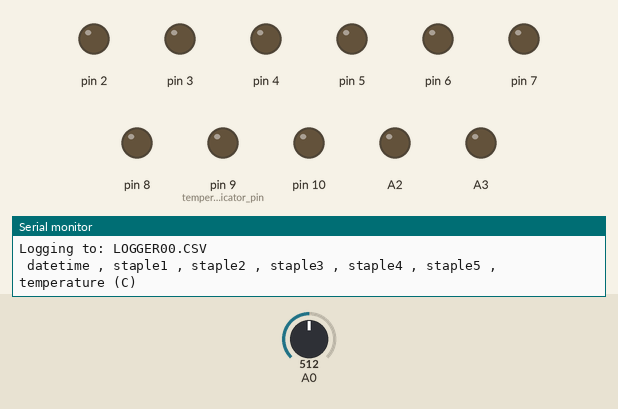
This sketch was run on a simulated Arduino Mega 2560, built with avr-gcc and run on an emulated ATmega2560. On the bench: output pins drawn as LEDs (lit = HIGH), the last lines printed to the serial monitor. The inputs (shaded band) are chosen by the test bench; at power-on: A0 = 512. The local clock reads 2024-03-15 10:24:30 at power-on unless the sketch sets it; storage starts empty; pins used as bus, display or sensor lines are not drawn.

Above: at 0.1 s.
At 30.15 s:
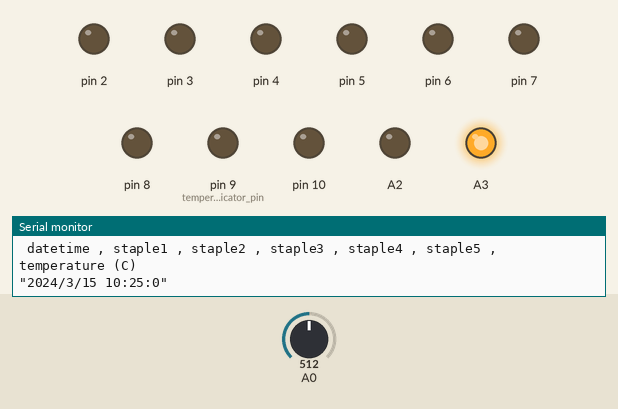
At 30.75 s:
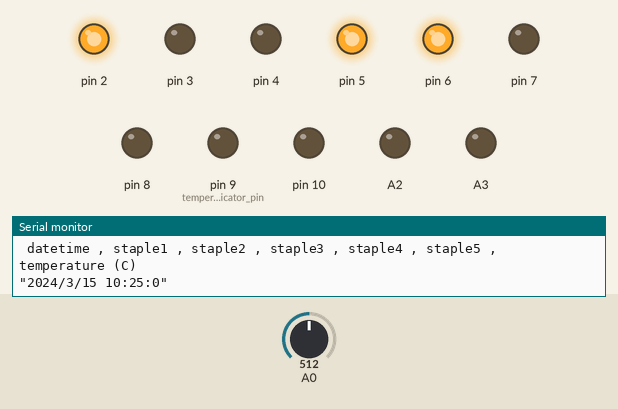
At 31.5 s:
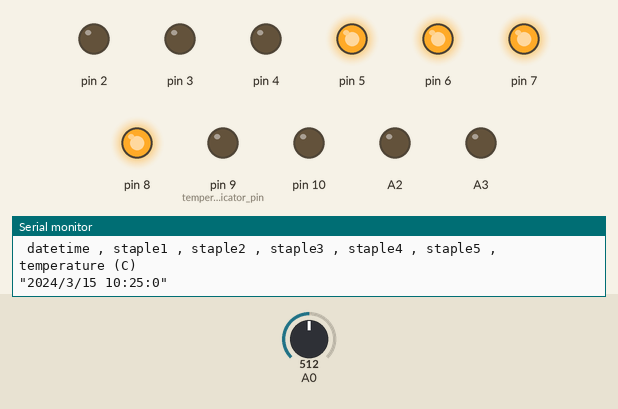
Timing chart, 0 to 33.0 s (numbered marks = the images above):
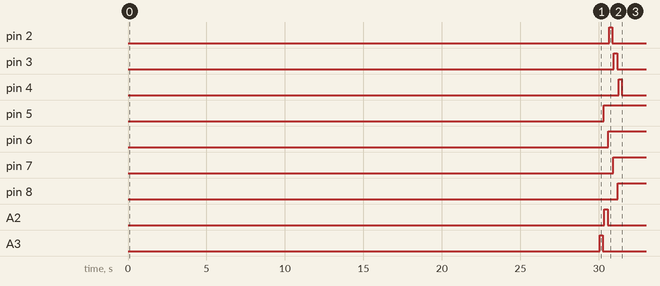

Measured:
- by itself, pin 2: LOW → HIGH at 30.7 s, → LOW 0.20 s later
- by itself, pin 3: LOW → HIGH at 31.0 s, → LOW 0.20 s later
- by itself, pin 4: LOW → HIGH at 31.3 s, → LOW 0.20 s later
- by itself, pin 5: LOW → HIGH at 30.3 s
- by itself, pin 6: LOW → HIGH at 30.6 s
- by itself, pin 7: LOW → HIGH at 30.9 s
- by itself, pin 8: LOW → HIGH at 31.2 s
- by itself, A2: LOW → HIGH at 30.4 s, → LOW 0.20 s later

The sketch:

CorrosionMonitoring3.ino
```cpp
#include <SD.h>
#include <Wire.h>
#include "RTClib.h"
#include "staple.h"

// A simple data logger for the Arduino analog pins

#define LOG_INTERVAL  30000 // mills between entries (reduce to take more/faster data)
double tempLimit = 5.0; //below this temperature the indicator light comes on

#define SYNC_INTERVAL LOG_INTERVAL // mills between calls to flush() - to write data to the card
uint32_t syncTime = 0; // time of last sync()

#define ECHO_TO_SERIAL   1 // echo data to serial port
#define WAIT_TO_START    0 // Wait for serial input in setup()

RTC_DS1307 RTC; // define the Real Time Clock object

// for the data logging shield, we use digital pin 10 for the SD cs line
const int chipSelect = 10;

// the logging file
File logfile;

void error(char *str)
{
#if ECHO_TO_SERIAL
  Serial.print("error: ");
  Serial.println(str);
#endif

  while(1);
}

  staple staple1(A3,A3,A0,A1,5,1022);
  staple staple2(A2,A2,A0,A1,6,1022);
  staple staple3(2,2,A0,A1,7,1022);
  staple staple4(3,3,A0,A1,8,1022);
  staple staple5(4,4,A0);

int blinkNum = 20;
void blinki()
{
delay(100);
}

void blinki(bool switchi)
{
    delay(200);
}

//temperature measurement
double measureTemp(double limit)
{
  blinki(true);
  double temp = ((analogRead(A0)*4.9)-500)/10;
  blinki(true);
  if (temp < limit)
    digitalWrite(9, HIGH);
  else
    digitalWrite(9, LOW);

  return temp;
}

int loopnum = 10;

void initialize(int loopnumm)
{
  delay(100);
}

void setup(void)
{
#if ECHO_TO_SERIAL
  Serial.begin(9600);
  Serial.println();
#endif

#if ECHO_TO_SERIAL
#if WAIT_TO_START
  Serial.println("Type any character to start");
  while (!Serial.available());
#endif //WAIT_TO_START
#endif
  // initialize the SD card
#if ECHO_TO_SERIAL
  Serial.print("Initializing SD card...");
#endif
  // make sure that the default chip select pin is set to
  // output, even if you don't use it:
  pinMode(10, OUTPUT);
  pinMode(A1,INPUT); //temperature input pin (analog 1)
pinMode(9,OUTPUT); //temperature indicator pin (digital 9)

  // see if the card is present and can be initialized:
  if (!SD.begin(chipSelect)) {
    error("Card failed, or not present");
  }
#if ECHO_TO_SERIAL
  Serial.println("card initialized.");
#endif

  // create a new file
  char filename[] = "LOGGER00.CSV";
  for (uint8_t i = 0; i < 100; i++) {
    filename[6] = i/10 + '0';
    filename[7] = i%10 + '0';
    if (! SD.exists(filename)) {
      // only open a new file if it doesn't exist
      logfile = SD.open(filename, FILE_WRITE);
      break;  // leave the loop!
    }
  }

  if (! logfile) {
    error("couldnt create file");
  }
#if ECHO_TO_SERIAL
  Serial.print("Logging to: ");
  Serial.println(filename);
#endif
  // connect to RTC
  Wire.begin();
  if (!RTC.begin()) {
    logfile.println("RTC failed");
#if ECHO_TO_SERIAL
    Serial.println("RTC failed");
#endif  //ECHO_TO_SERIAL
  }


  logfile.println(" year , month , day , hour , minute, second , staple1 , staple2 , staple3 , staple4 , staple5 , temperature (C)");// , 1-2 , 3-2 , 1-4 , 3-4");
#if ECHO_TO_SERIAL
  Serial.println(" datetime , staple1 , staple2 , staple3 , staple4 , staple5 , temperature (C)"); // , 1-2 , 3-2, 1-4, 3-4");
#endif //ECHO_TO_SERIAL

  initialize(loopnum);
}

void loop(void)
{
  DateTime now;

    // delay for the amount of time we want between readings
    delay((LOG_INTERVAL -1) - (millis() % LOG_INTERVAL));

  uint32_t m = millis();
#if ECHO_TO_SERIAL
  //Serial.print(m);         // milliseconds since start
  //Serial.print(", ");
#endif

  // fetch the time
  now = RTC.now();
  logfile.print(' ');
  logfile.print(now.year(), DEC);
  logfile.print(",");
  logfile.print(now.month(), DEC);
  logfile.print(",");
  logfile.print(now.day(), DEC);
  logfile.print(" , ");
  logfile.print(now.hour(), DEC);
  logfile.print(",");
  logfile.print(now.minute(), DEC);
  logfile.print(",");
  logfile.print(now.second(), DEC);
  logfile.print(' ');
#if ECHO_TO_SERIAL
  Serial.print('"');
  Serial.print(now.year(), DEC);
  Serial.print("/");
  Serial.print(now.month(), DEC);
  Serial.print("/");
  Serial.print(now.day(), DEC);
  Serial.print(" ");
  Serial.print(now.hour(), DEC);
  Serial.print(":");
  Serial.print(now.minute(), DEC);
  Serial.print(":");
  Serial.print(now.second(), DEC);
  Serial.print('"');
#endif //ECHO_TO_SERIAL

  staple1.measureOn();
  staple2.measureOn();
  staple3.measureOn();
  staple4.measureOn();
  staple5.measureOn();

  logfile.print(", ");
  logfile.print(staple1.get_raw_value());
  logfile.print(", ");
  logfile.print(staple2.get_raw_value());
  logfile.print(", ");
  logfile.print(staple3.get_raw_value());
  logfile.print(", ");
  logfile.print(staple4.get_raw_value());
  logfile.print(", ");
  logfile.print(staple5.get_raw_value());
  logfile.print(", ");
  logfile.print(measureTemp(tempLimit));
#if ECHO_TO_SERIAL
  Serial.print(", ");
  Serial.print(staple1.get_raw_value());
  Serial.print(", ");
  Serial.print(staple2.get_raw_value());
  Serial.print(", ");
  Serial.print(staple3.get_raw_value());
  Serial.print(", ");
  Serial.print(staple4.get_raw_value());
  Serial.print(", ");
  Serial.print(staple5.get_raw_value());
  Serial.print(", ");
  Serial.print(measureTemp(tempLimit));
#endif //ECHO_TO_SERIAL

  logfile.println();
#if ECHO_TO_SERIAL
  Serial.println();
#endif // ECHO_TO_SERIAL

  // Now we write data to disk! Don't sync too often - requires 2048 bytes of I/O to SD card
  // which uses a bunch of power and takes time
  if ((millis() - syncTime) < SYNC_INTERVAL) return;
  syncTime = millis();

  logfile.flush();
}
```

staple.cpp
```cpp
#include "staple.h"

extern int blinkNum;

void staple::blinki()
{
  delay(100);
}

void staple::turn(bool turn)
{
  if (turn)
  {
    digitalWrite(positive_relay_pin, HIGH);
    digitalWrite(sensor_relay_pin, HIGH);
  }
  else
  {
    digitalWrite(positive_relay_pin, LOW);
    digitalWrite(sensor_relay_pin, LOW);
  }

}

void staple::blinki( bool switchi)
{
  if (alert)
  {
    //digitalWrite(indicator_pin, LOW);
    delay(50);
    digitalWrite(indicator_pin, HIGH);
    delay(50);
  }
  else
  {
    //digitalWrite(indicator_pin, HIGH);
    delay(50);
    digitalWrite(indicator_pin, LOW);
    delay(50);
  }
}

staple::staple(int pr_pin,int sr_pin, int s_pin, int ps_pin, int ind_pin, int br_limit)
{
  positive_relay_pin = pr_pin;
  sensor_relay_pin = sr_pin;
  sensor_pin = s_pin;
  indicator_pin = ind_pin;
  break_limit = br_limit;
  positive_sensor_pin = ps_pin;
  pinMode(positive_sensor_pin, OUTPUT);
  pinMode(positive_relay_pin, OUTPUT);
  pinMode(sensor_relay_pin, OUTPUT);
  pinMode(indicator_pin, OUTPUT);
  pinMode(sensor_pin, INPUT);
  pinMode(positive_sensor_pin, LOW);
  digitalWrite(positive_relay_pin,LOW);
  digitalWrite(sensor_relay_pin, LOW);
  digitalWrite(indicator_pin, LOW);
  raw_value = 0;
  alert = false;
}

staple::staple(int pr_pin,int sr_pin, int s_pin)//this constructor is only for resistive sensor pins, not staples
{
  positive_relay_pin = pr_pin;
  sensor_relay_pin = sr_pin;
  sensor_pin = s_pin;
  //indicator_pin = ind_pin;
  //break_limit = br_limit;
  pinMode(positive_relay_pin, OUTPUT);
  pinMode(sensor_relay_pin, OUTPUT);
  pinMode(indicator_pin, OUTPUT);
  pinMode(sensor_pin, INPUT);
  digitalWrite(positive_relay_pin,LOW);
  digitalWrite(sensor_relay_pin, LOW);
  digitalWrite(indicator_pin, LOW);
  raw_value = 0;
  break_limit = 0;
  indicator_pin = 50;
  alert = false;
}


int staple::measureOn()
{
  delay(50);
  digitalWrite(positive_sensor_pin, HIGH);
	digitalWrite(positive_relay_pin, HIGH);
	digitalWrite(sensor_relay_pin, HIGH);
  blinki(true);

	raw_value = analogRead(sensor_pin);

  blinki(true);
	digitalWrite(sensor_relay_pin, LOW);
	digitalWrite(positive_relay_pin, LOW);
  digitalWrite(positive_sensor_pin, LOW);

  delay(50);
  if (raw_value <= break_limit)
  {
    digitalWrite(indicator_pin,HIGH);
    alert = true;
  }else
  {
    digitalWrite(indicator_pin,LOW);
    alert = false;
  }
	return raw_value;
}

int staple::measureOff()
{
  delay(50);
  blinki(true);
  raw_value = analogRead(sensor_pin);
  blinki(true);
  delay(50);

  return raw_value;
}
```

staple.h
```cpp
#pragma once
#ifndef id77A91382_344C_4B08_917B09C346FE6A49
#define id77A91382_344C_4B08_917B09C346FE6A49
#include "Arduino.h"
class staple
{
private:
	int positive_relay_pin;
	int sensor_relay_pin;
  int positive_sensor_pin;
	int sensor_pin;
	int raw_value;
	int adjusted_value;
  int indicator_pin;
  int break_limit;// below this value, the indicator led will go on.
  bool alert;
public:
	//staple(){};
	//~staple(){};
	//staple(int pr_pin,int sr_pin, int s_pin, int ind_pin, int br_limit);//for staples
  staple(int pr_pin,int sr_pin, int s_pin, int ps_pin, int ind_pin, int br_limit);
  staple(int pr_pin,int sr_pin, int s_pin);
	void set_raw_value(int val){raw_value = val;}
  int get_raw_value(){return raw_value;}
	int measureOn();
  int measureOff();
  void blinki();
  void blinki(bool);
  void turn(bool);
};
#endif
```
